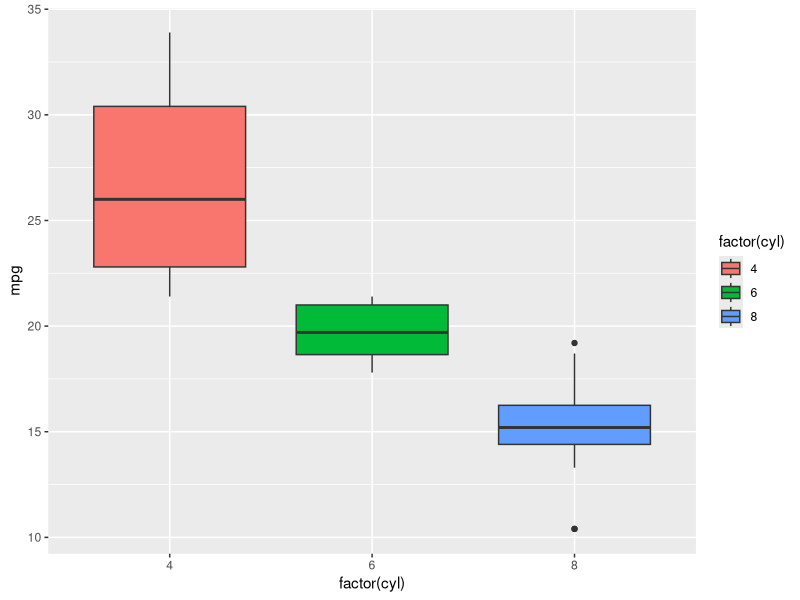

Recreate this plot in R.
## ---- chunk 1
library(datasets)
library(ggplot2)
ggplot(mtcars, aes(factor(cyl), mpg)) + geom_boxplot(aes(fill = factor(cyl)))
## ---- chunk 2
library(datasets)
dat <- mtcars
fit <- lm(mpg ~ cyl, data = dat)
fit
## ---- chunk 3
as.numeric(predict(fit,data.frame(cyl=6))) 
